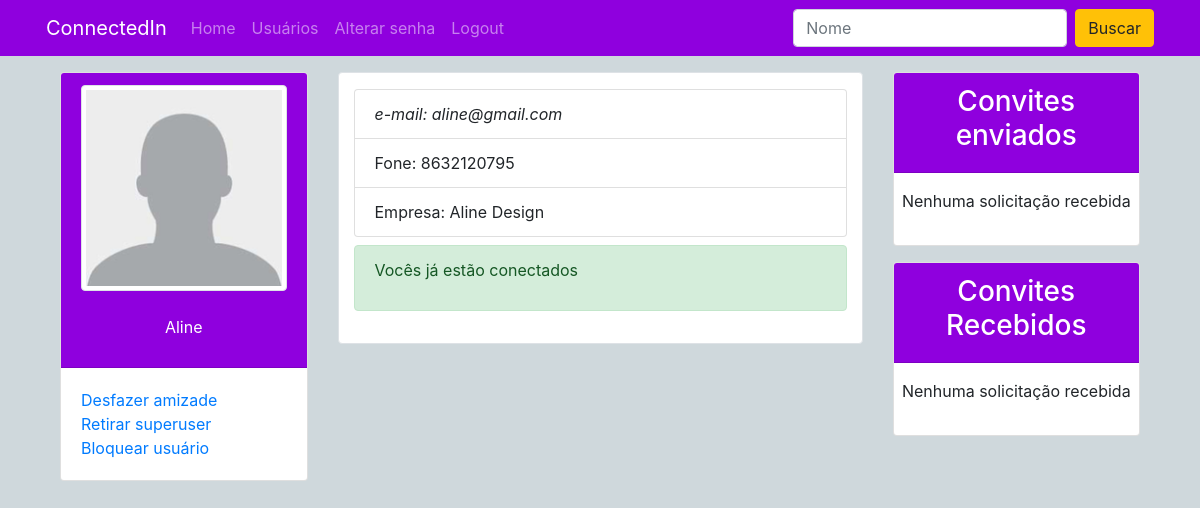
The app's page /perfil/20/ (signed in) with its own data.
### perfis/models.py (models this page shows, shortened)
class Perfil(models.Model):
    nome = models.CharField(max_length=255, null=False)
    telefone = models.CharField(max_length=15, null= False)
    nome_empresa = models.CharField(max_length=255, null=False)
    imagem_perfil = models.ImageField(null=True, blank=True, upload_to='uploads/fotoperfil/')
    imagem_capa = models.ImageField(null=True, blank=True, upload_to='uploads/fotocapa/')
    cor = models.CharField(max_length=10, default='#455A64')
    contatos = models.ManyToManyField('self')
    usuario = models.OneToOneField(User, related_name='perfil', on_delete=models.CASCADE)
    @property
    def email(self):
        return self.usuario.email

### perfis/views.py (the view)
# urls.py: path('perfil/<int:perfil_id>/', views.exibir_perfil, name='exibir'),
@login_required(login_url='login')
def exibir_perfil(request, perfil_id):
    dados = {}
    dados['perfil'] = Perfil.objects.get(id=perfil_id)
    dados['perfil_logado'] = perfil_logado = request.user.perfil
    dados['ja_eh_contato'] = dados['perfil_logado'].contatos.filter(id=dados['perfil'].id)
    dados['timeline'] = dados['perfil'].posts.all()
    return render(request, 'perfil.html', dados)

### perfis/templates/perfil.html (shortened to what this page needs)
{% load static %}
<!DOCTYPE html>
<html lang="pt-br">
<head>
	<link rel="stylesheet" href="https://stackpath.bootstrapcdn.com/bootstrap/4.3.1/css/bootstrap.min.css"
>
	<link rel="stylesheet" href="{% static '/css/estilo.css' %}">
</head>
<body style="{% if perfil.imagem_capa %} background: url('/media/{{ perfil.imagem_capa }}'); {% else %} background: #CFD8DC; {% endif %}
                background-repeat: no-repeat;
                background-size: cover;
                background-position: center;
                background-attachment: fixed;">
	<div class="navbar-dark" style="background: {{ perfil.cor }};">
		<nav class="navbar container navbar-expand-lg">
			<a class="navbar-brand" href="/">ConnectedIn</a>
			<div class="collapse navbar-collapse" id="navbarSupportedContent">
				<ul class="navbar-nav mr-auto">
					<li class="nav-item">
						<a class="nav-link" href="/">Home</a>
					</li>
					<li class="nav-item">
						<a class="nav-link" href="{% url 'buscar_usuario' %}">Usuários</a>
					</li>
					<li class="nav-item">
						<a class="nav-link" href="{% url 'alterar_senha' %}">Alterar senha</a>
					</li>
					<li class="nav-item">
						<a class="nav-link" href="{% url 'deslogar' %}">Logout</a>
					</li>
				</ul>
				<form method="POST" action="{% url 'buscar_usuario' %}" class="form-inline my-2 my-lg-0">
					<input class="form-control mr-sm-2" type="search" name="busca" placeholder="Nome">
					<button class="btn btn-warning my-2 my-sm-0" type="submit">Buscar</button>
				</form>
			</div>
		</nav>
	</div>
	<main class="mx-0 index">
		<div class="row container">
			<section class="col col-sm-12 col-md-3 py-3 opcoes-do-usuario">
				<div class="card">
					<div class="card-header center-center" style="background: {{ perfil.cor }};;" data-toggle="tooltip"
						data-placement="bottom" title="Alterar foto do perfil">
						<img src="{% if perfil.imagem_perfil %} /media/{{ perfil.imagem_perfil }}
                        {% else %} {% static 'media/img/user.png' %} {% endif %}" alt="Usuário" width="100%"
							class="img-fluid img-thumbnail"><br>
						<p class="text-white">{{ perfil.nome }}</p>
					</div>
					<div class="card-body">
						{% if ja_eh_contato %}
							<a href="{% url 'desfazer' perfil.id %}">Desfazer amizade</a><br>
							{% if perfil_logado.usuario.is_superuser %}
								{% if perfil.usuario.is_superuser %}
									<a href="{% url 'retirar_superuser' perfil.id %}">Retirar superuser</a><br>
								{% else %}
									<a href="{% url 'tornar_superuser' perfil.id %}">Tornar superuser</a><br>
								{% endif %}
								{% if perfil.usuario.is_active %}
									<a href="{% url 'bloquear_user' perfil.id %}">Bloquear usuário</a><br>
								{% else %}
									<a href="{% url 'desbloquear_user' perfil.id %}">Desbloquear usuário</a><br>
								{% endif %}
							{% endif %}
						{% else %}
							<a href="{% url 'convidar' perfil.id %}">Convidar</a>
						{% endif %}
					</div>
				</div>
			</section>
			<div class="timeline col col-sm-12 col-md-6 mt-3">
				<div class="container bg-white py-3 border rounded">
					<ul class="list-group mb-2">
						<li class="list-group-item"><em>e-mail: {{ perfil.email }}</em></li>
						<li class="list-group-item">Fone: {{ perfil.telefone }}</li>
						<li class="list-group-item">Empresa: {{ perfil.nome_empresa }}</li>
					</ul>
					{% if ja_eh_contato %}
					<div class="alert alert-success">
						<p> Vocês já estão conectados</p>
					</div>
					{% endif %}
				</div>
			</div>
			<aside class="col col-sm-12 col-md-3 py-3">
				<div class="bg-white card">
					<div class="card-header text-white" style="background: {{ perfil.cor }};;">
						<h3 class="text-center">Convites enviados</h3>
					</div>
					<div class="card-body px-0 py-0">
						{% if perfil_logado.convites_feitos.all %}
						<ul class="list-group">
							<p class="text-center px-1 pt-3">
								você possui {{ perfil_logado.convites_feitos.count }}
								convite{{ perfil_logado.convites_feitos.count|pluralize }}
							</p>
							{% for convite in perfil_logado.convites_feitos.all %}
							<li class="list-group-item text-center">{{ convite.convidado.nome }} <br>
								<a href="{% url 'rejeitar' convite.id %}"
									class="float-center btn btn-danger full-w">cancelar</a></li>
							{% endfor %}
						</ul>
						<a href="#" class="btn btn-light full-w"">Ver todos</a>
                            {% else %}
                            <p class=" px-2 py-3 text-center">Nenhuma solicitação recebida</p>
							{% endif %}
					</div>
				</div>
				<div class="mt-3 card bg-white">
					<div class="card-header text-white" style="background: {{ perfil.cor }};;">
						<h3 class="text-center">Convites Recebidos</h3>
					</div>
					<div class="card-body px-0 py-0">
						{% if perfil_logado.convites_recebidos.all %}
						<ul class="list-group">
							<p class="text-center px-1 pt-3">
								Você possui
								{{ perfil_logado.convites_recebidos.count }}
								convite{{ perfil_logado.convites_recebidos.count|pluralize }}
							</p>
							{% for convite in perfil_logado.convites_recebidos.all %}
							<li class="list-group-item full-w text-center">{{ convite.solicitante.nome }} <br>
								<a href="/perfil/{{ convite.id }}/aceitar"
									class="float-center btn btn-success">Aceitar</a> <a
									href="/perfil/{{ convite.id }}/rejeitar"
									class="float-center btn btn-danger">Rejeitar</a> </li>
							{% endfor %}
						</ul>
						<a href="#" class="btn btn-light full-w">Ver todos</a>
						{% else %}
						<p class="px-2 py-3 text-center">Nenhuma solicitação recebida</p>
						{% endif %}
					</div>
				</div>
			</aside>
		</div>
	</main>
</body>
</html>

### perfis/static/css/estilo.css (style rules this page uses)
html, body { height: 100%; }
main.index { min-height: calc(100% - 56px); display: flex; flex-direction: row; justify-content: center; }
.timeline { height: 100%; }
.opcoes-do-usuario { display: flex; flex-direction: column; justify-content: flex-start; align-items: center; }
.center-center { display: flex; flex-direction: column; justify-content: center; align-items: center; }

### records on screen
Perfil: nome "Aline", email "aline@gmail.com", telefone "8632120795", nome_empresa "Aline Design"
